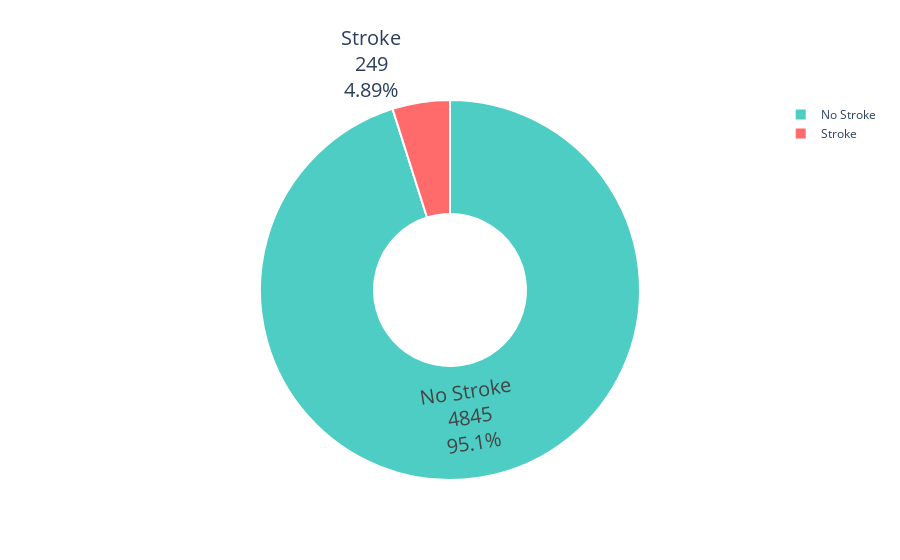

The notebook cell this image was saved under:
### Code cell
stroke_counts = df_clean['stroke'].value_counts()
fig = go.Figure(data=[go.Pie(
    labels=['No Stroke', 'Stroke'],
    values=stroke_counts.values,
    hole=0.4,
    marker=dict(colors=[COLOR_PALETTE['info'], COLOR_PALETTE['danger']],
                line=dict(color='white', width=2)),
    textinfo='label+percent+value',
    textfont=dict(size=20),
    hovertemplate='<b>%{label}</b><br>Count: %{value}<br>Percentage: %{percent}<extra></extra>'
)])
fig.show()

### Figure 1 — Plotly figure (JSON) as saved in the notebook; plotly's stock layout.template omitted (floating-point values rounded to 4 significant figures)
{"data": [{"hole": 0.4, "hovertemplate": "<b>%{label}</b><br>Count: %{value}<br>Percentage: %{percent}<extra></extra>", "labels": ["No Stroke", "Stroke"], "marker": {"colors": ["#4ecdc4", "#ff6b6b"], "line": {"color": "white", "width": 2}}, "textfont": {"size": 20}, "textinfo": "label+percent+value", "type": "pie", "values": [4845, 249]}], "layout": {}}
